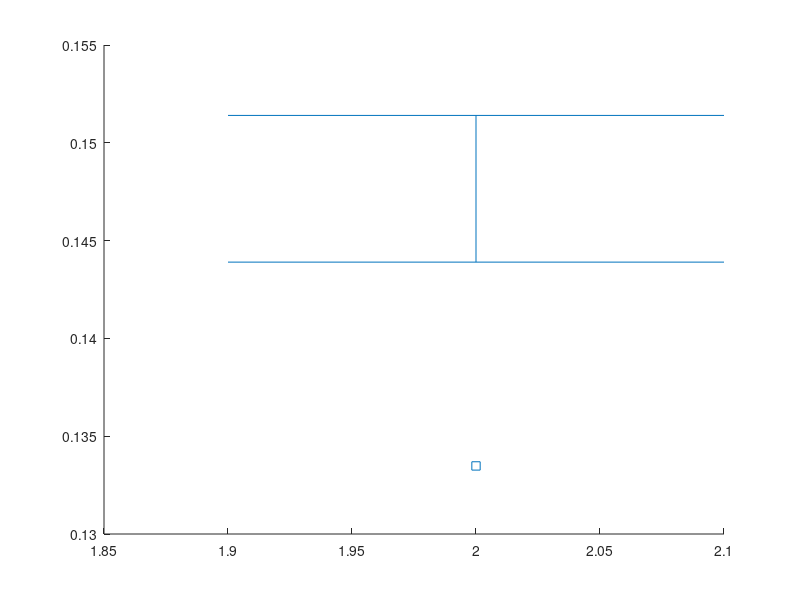

The MATLAB source for this figure: (Note: this script raises an error after producing the figure.)

%use calculating_peak_length_Jan04_2017.m
%to generate this data

%after modifying the skeleton on Dec 20th (in cm)
peak_length=[  0.1428    0.0032    0.1373    0.1514
                0.1588    0.0060    0.1511    0.1705
                0.1800    0.0025    0.1748    0.1843
                0.2020    0.0080    0.1908    0.2128
                0.2403    0.0082    0.2222    0.2642
                0.1535    0.0028    0.1489    0.1591
                0.1468    0.0019    0.1439    0.1514
                0.2627    0.0147    0.2384    0.3004];
            
% %after modifying the skeleton on Dec 20th (in inches)
% peak_length=[0.0608    0.0014    0.0584    0.0644
%     0.0676    0.0026    0.0643    0.0725
%     0.0766    0.0011    0.0744    0.0784
%     0.0860    0.0034    0.0812    0.0905
%     0.1023    0.0035    0.0946    0.1124
%     0.0653    0.0012    0.0633    0.0677
%     0.0625    0.0008    0.0612    0.0644
%     0.1118    0.0063    0.1014    0.1278];   

%then this is grabbed from 
%Figure_PlotGeckoWavelengths_Points_Jan04_2017
%in centimeters
peak_length(:,1)=[0.0556
    0.0603
    0.0688
    0.0800
    0.0953
    0.0596
    0.0568
    0.1049]*2.35;

%in centimeters
%Gecko ID     length     90% low  90% hi   75% lo     75% hi
fourier_length=[681.0000    0.2156    0.1889    0.2379    0.1396    0.2560
  682.0000    0.2037    0.1767    0.2447    0.1203    0.2787
  731.0000    0.2144    0.1945    0.2421    0.1814    0.2756
  732.0000    0.2077    0.1602    0.2366    0.1376    0.2597
  735.0000    0.2309    0.1826    0.2704    0.1458    0.6672
  763.0000    0.1944    0.1727    0.2216    0.1553    0.2493
  772.0000    0.1951    0.1320    0.2325    0.1261    0.2714
  773.0000    0.2630    0.2324    0.3308    0.2124    0.3909];


  






geckoID=[681, 682, 731, 732, 735, 763, 772, 773];
gecko_order=[1,7,6,2,3,4,5,8];%PL
gecko_order=[7,3,1,6,2,4,8,5];%FA
figure(4)
hold off
q=1;%cm
%q=2.35;%inches
for j=1:8
    i=gecko_order(j)
    lower=peak_length(i,1)-peak_length(i,3);
    upper=peak_length(i,4)-peak_length(i,1);
    errorbar(2*j,peak_length(i,1)/q,lower/q,upper/q,'s','LineWidth',2,'Color','k')
    scatter(2*j,peak_length(i)/q,'k','filled')
    hold on
    lower=(fourier_length(i,2)-fourier_length(i,5))/q;
    upper=(fourier_length(i,6)-fourier_length(i,2))/q;
    c=[.5 .5 .5];
    errorbar(2*j+.25,fourier_length(i,2)/q,lower,upper,'s','LineWidth',2,'Color',c)
    scatter(2*j+.25,fourier_length(i,2)/q,'MarkerEdgeColor',c,'MarkerFaceColor',c)
end
figure(4)
box on
%ylim([0.0,.18])
ylim([0.0,.75])
xlim([0.5,17.5])
set(gca,'FontSize',22)
%set(gca,'YTick',[.05,.1,.15])
%set(gca,'YTickLabel',{'0.05','0.10','0.15'})
set(gca,'YTick',[.1:.2:.7])
set(gca,'YTickLabel',{[.1:.2:.7]})
set(gca,'XTick',2:2:18)
set(gca,'XTickLabel',{geckoID(gecko_order)})
%ylabel('Wavelength (inches)')
ylabel('Wavelength (cm)')
xlabel('Gecko ID')

